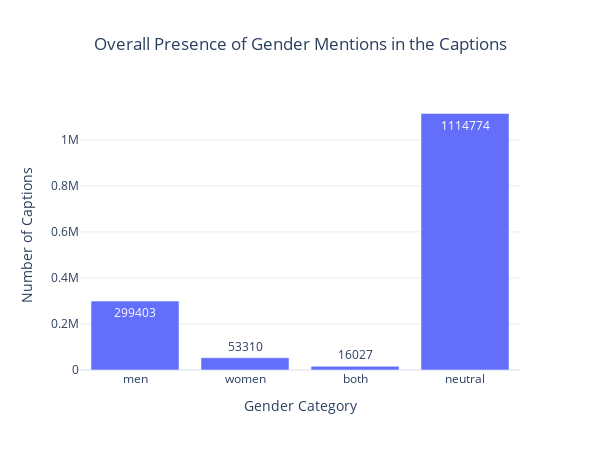
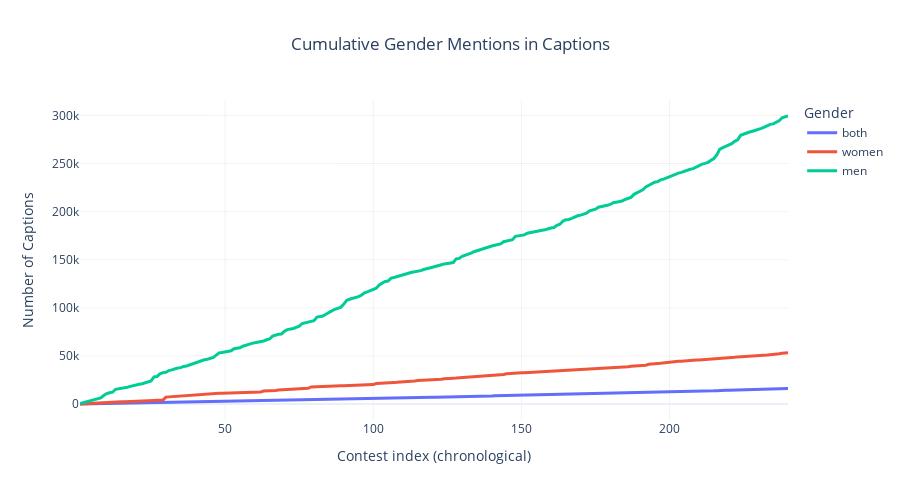

The cell these charts' notebook holds for them, in order:
### Code cell
# How often men/women are mentionned in captions

overall_counts, pivoted = ga.distribution_captions(count)

# In the plots I don't show the neutral, because it is a huge number compared
# to the other categories

# Plot Overall counts
ga.plot_overall_counts_plotly(
    overall_counts,
    title="Overall Presence of Gender Mentions in the Captions",
    xlabel="Gender Category",
    ylabel="Number of Captions",
    neutral = True, 
    save = r"saved plots\counts_captions.html"
)

# Evolution over time
cumulative = pivoted.cumsum()

# Plot cumulative counts
ga.plot_cumulative_mentions_plotly(
    cumulative,
    title="Cumulative Gender Mentions in Captions",
    xlabel="Contest index (chronological)",
    ylabel="Number of Captions",
    legend_title="Gender",
    neutral = False, 
    save = r"saved plots\cumulative_captions.html"
)

### Figure 1 — Plotly figure (JSON) as saved in the notebook; plotly's stock layout.template omitted (floating-point values rounded to 4 significant figures)
{"data": [{"hovertemplate": "<b>%{x}</b><br>Count: %{y}<extra></extra>", "text": [299400.0, 53310.0, 16030.0, 1115000.0], "textposition": "auto", "type": "bar", "x": ["male", "female", "both", "neutral"], "y": [299403, 53310, 16027, 1114774]}], "layout": {"height": 450, "title": {"text": "Overall Presence of Gender Mentions in the Captions", "x": 0.5}, "width": 600, "xaxis": {"tickangle": 0, "ticktext": ["men", "women", "both", "neutral"], "tickvals": ["male", "female", "both", "neutral"], "title": {"text": "Gender Category"}}, "yaxis": {"gridcolor": "rgba(0,0,0,0.08)", "showgrid": true, "title": {"text": "Number of Captions"}}}}

### Figure 2 — Plotly figure (JSON) as saved in the notebook; plotly's stock layout.template omitted (floating-point values rounded to 4 significant figures; data arrays with more than 128 entries replaced by an {"elided": "..."} marker saying what was removed)
{"data": [{"hovertemplate": "<b>both</b><br>Contest: %{x}<br>Count: %{y}<extra></extra>", "line": {"width": 3}, "mode": "lines", "name": "both", "type": "scatter", "x": {"elided": "240 int values"}, "y": {"elided": "240 int values"}}, {"hovertemplate": "<b>female</b><br>Contest: %{x}<br>Count: %{y}<extra></extra>", "line": {"width": 3}, "mode": "lines", "name": "women", "type": "scatter", "x": {"elided": "240 int values"}, "y": {"elided": "240 int values"}}, {"hovertemplate": "<b>male</b><br>Contest: %{x}<br>Count: %{y}<extra></extra>", "line": {"width": 3}, "mode": "lines", "name": "men", "type": "scatter", "x": {"elided": "240 int values"}, "y": {"elided": "240 int values"}}], "layout": {"height": 500, "hovermode": "x unified", "legend": {"title": {"text": "Gender"}}, "title": {"text": "Cumulative Gender Mentions in Captions", "x": 0.5}, "width": 900, "xaxis": {"gridcolor": "rgba(0,0,0,0.05)", "showgrid": true, "title": {"text": "Contest index (chronological)"}}, "yaxis": {"gridcolor": "rgba(0,0,0,0.05)", "showgrid": true, "title": {"text": "Number of Captions"}}}}
